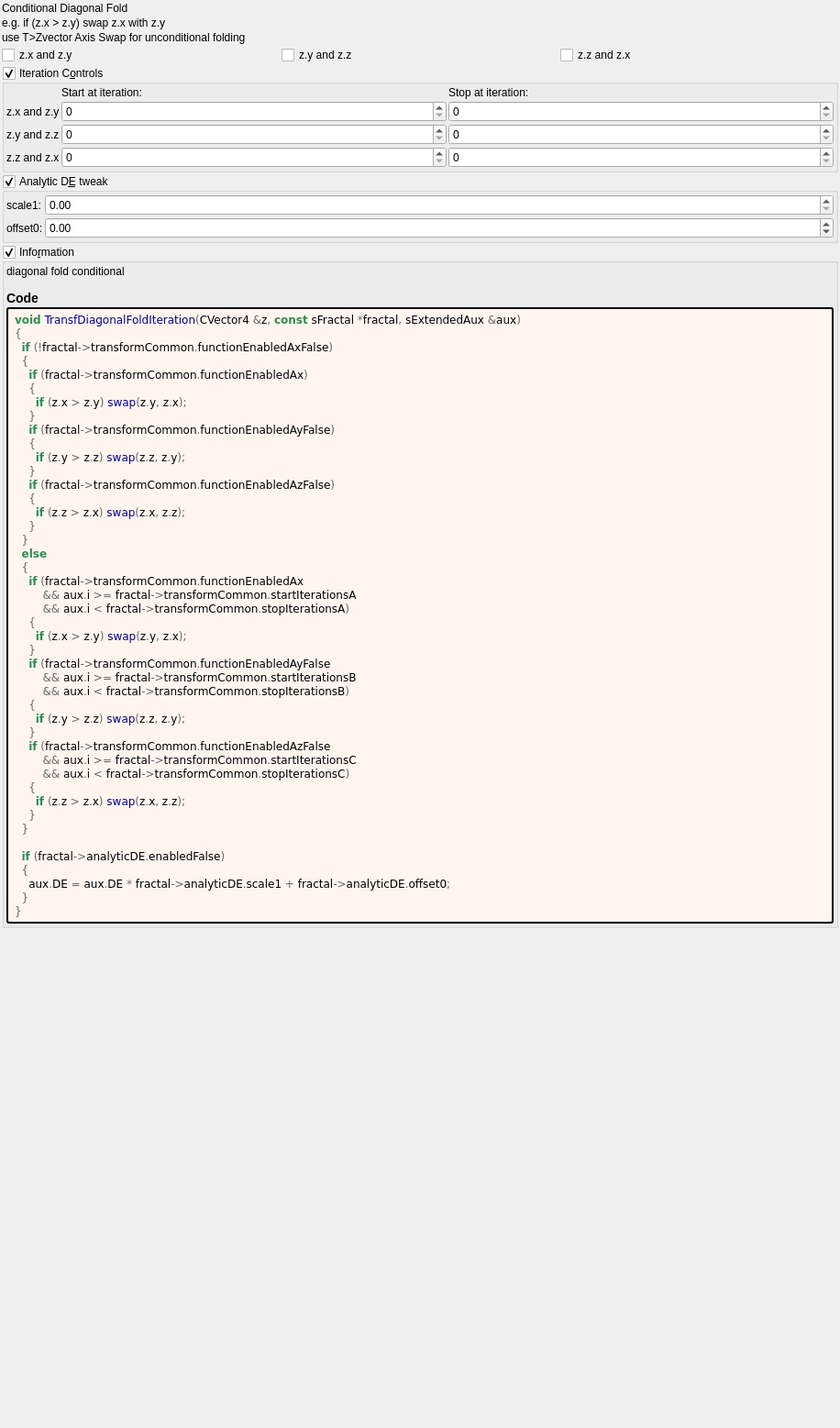
<?xml version="1.0" encoding="UTF-8"?>
<ui version="4.0">
 <class>transf_diagonal_fold</class>
 <widget class="QWidget" name="Form">
  <property name="geometry">
   <rect>
    <x>0</x>
    <y>0</y>
    <width>916</width>
    <height>1557</height>
   </rect>
  </property>
  <property name="windowTitle">
   <string notr="true">transf_diagonal_fold</string>
  </property>
  <layout class="QVBoxLayout" name="verticalLayout">
   <property name="spacing">
    <number>2</number>
   </property>
   <property name="leftMargin">
    <number>2</number>
   </property>
   <property name="topMargin">
    <number>2</number>
   </property>
   <property name="rightMargin">
    <number>2</number>
   </property>
   <property name="bottomMargin">
    <number>2</number>
   </property>
   <item>
    <layout class="QGridLayout" name="gridLayout_3" columnstretch="0">
     <item row="1" column="0">
      <widget class="QLabel" name="label_24">
       <property name="text">
        <string>Conditional Diagonal Fold</string>
       </property>
       <property name="wordWrap">
        <bool>true</bool>
       </property>
      </widget>
     </item>
     <item row="2" column="0">
      <widget class="QLabel" name="label_25">
       <property name="text">
        <string>e.g. if (z.x &gt; z.y) swap z.x with z.y</string>
       </property>
       <property name="wordWrap">
        <bool>true</bool>
       </property>
      </widget>
     </item>
     <item row="3" column="0">
      <widget class="QLabel" name="label_26">
       <property name="text">
        <string>use T&gt;Zvector Axis Swap for unconditional folding</string>
       </property>
       <property name="wordWrap">
        <bool>true</bool>
       </property>
      </widget>
     </item>
    </layout>
   </item>
   <item>
    <layout class="QGridLayout" name="gridLayout_2" columnstretch="0,0,0">
     <property name="spacing">
      <number>2</number>
     </property>
     <item row="0" column="2">
      <widget class="MyCheckBox" name="checkBox_transf_function_enabledAz_false">
       <property name="text">
        <string notr="true">z.z and z.x</string>
       </property>
      </widget>
     </item>
     <item row="0" column="1">
      <widget class="MyCheckBox" name="checkBox_transf_function_enabledAy_false">
       <property name="text">
        <string notr="true">z.y and z.z</string>
       </property>
      </widget>
     </item>
     <item row="0" column="0">
      <widget class="MyCheckBox" name="checkBox_transf_function_enabledAx">
       <property name="text">
        <string notr="true">z.x and z.y</string>
       </property>
      </widget>
     </item>
    </layout>
   </item>
   <item>
    <widget class="MyGroupBox" name="groupCheck_transf_function_enabledAx_false">
     <property name="title">
      <string>Iteration C&amp;ontrols</string>
     </property>
     <property name="checkable">
      <bool>true</bool>
     </property>
     <layout class="QVBoxLayout" name="verticalLayout_13" stretch="0">
      <property name="spacing">
       <number>2</number>
      </property>
      <property name="leftMargin">
       <number>2</number>
      </property>
      <property name="topMargin">
       <number>2</number>
      </property>
      <property name="rightMargin">
       <number>2</number>
      </property>
      <property name="bottomMargin">
       <number>2</number>
      </property>
      <item>
       <layout class="QGridLayout" name="gridLayout_14" columnstretch="0,1,0,1">
        <item row="2" column="1">
         <widget class="MySpinBox" name="spinboxInt_transf_start_iterations_A">
          <property name="sizePolicy">
           <sizepolicy hsizetype="Minimum" vsizetype="Maximum">
            <horstretch>0</horstretch>
            <verstretch>0</verstretch>
           </sizepolicy>
          </property>
          <property name="maximum">
           <number>999</number>
          </property>
         </widget>
        </item>
        <item row="3" column="1">
         <widget class="MySpinBox" name="spinboxInt_transf_start_iterations_B">
          <property name="sizePolicy">
           <sizepolicy hsizetype="Minimum" vsizetype="Maximum">
            <horstretch>0</horstretch>
            <verstretch>0</verstretch>
           </sizepolicy>
          </property>
          <property name="maximum">
           <number>999</number>
          </property>
         </widget>
        </item>
        <item row="3" column="3">
         <widget class="MySpinBox" name="spinboxInt_transf_stop_iterations_B">
          <property name="sizePolicy">
           <sizepolicy hsizetype="Minimum" vsizetype="Maximum">
            <horstretch>0</horstretch>
            <verstretch>0</verstretch>
           </sizepolicy>
          </property>
          <property name="maximum">
           <number>999</number>
          </property>
         </widget>
        </item>
        <item row="2" column="3">
         <widget class="MySpinBox" name="spinboxInt_transf_stop_iterations_A">
          <property name="sizePolicy">
           <sizepolicy hsizetype="Minimum" vsizetype="Maximum">
            <horstretch>0</horstretch>
            <verstretch>0</verstretch>
           </sizepolicy>
          </property>
          <property name="maximum">
           <number>999</number>
          </property>
         </widget>
        </item>
        <item row="4" column="1">
         <widget class="MySpinBox" name="spinboxInt_transf_start_iterations_C">
          <property name="sizePolicy">
           <sizepolicy hsizetype="Minimum" vsizetype="Maximum">
            <horstretch>0</horstretch>
            <verstretch>0</verstretch>
           </sizepolicy>
          </property>
          <property name="maximum">
           <number>999</number>
          </property>
         </widget>
        </item>
        <item row="4" column="3">
         <widget class="MySpinBox" name="spinboxInt_transf_stop_iterations_C">
          <property name="sizePolicy">
           <sizepolicy hsizetype="Minimum" vsizetype="Maximum">
            <horstretch>0</horstretch>
            <verstretch>0</verstretch>
           </sizepolicy>
          </property>
          <property name="maximum">
           <number>999</number>
          </property>
         </widget>
        </item>
        <item row="0" column="3">
         <widget class="QLabel" name="label_49">
          <property name="text">
           <string>Stop at iteration:</string>
          </property>
         </widget>
        </item>
        <item row="0" column="1">
         <widget class="QLabel" name="label_67">
          <property name="text">
           <string>Start at iteration:</string>
          </property>
         </widget>
        </item>
        <item row="2" column="0">
         <widget class="QLabel" name="label_14">
          <property name="text">
           <string notr="true">z.x and z.y</string>
          </property>
         </widget>
        </item>
        <item row="3" column="0">
         <widget class="QLabel" name="label_20">
          <property name="text">
           <string notr="true">z.y and z.z</string>
          </property>
         </widget>
        </item>
        <item row="4" column="0">
         <widget class="QLabel" name="label_21">
          <property name="text">
           <string notr="true">z.z and z.x</string>
          </property>
         </widget>
        </item>
       </layout>
      </item>
     </layout>
    </widget>
   </item>
   <item>
    <widget class="MyGroupBox" name="groupCheck_analyticDE_enabled_false">
     <property name="title">
      <string>Analytic D&amp;E tweak</string>
     </property>
     <property name="checkable">
      <bool>true</bool>
     </property>
     <layout class="QVBoxLayout" name="verticalLayout_12" stretch="0">
      <property name="spacing">
       <number>2</number>
      </property>
      <property name="leftMargin">
       <number>2</number>
      </property>
      <property name="topMargin">
       <number>2</number>
      </property>
      <property name="rightMargin">
       <number>2</number>
      </property>
      <property name="bottomMargin">
       <number>2</number>
      </property>
      <item>
       <layout class="QGridLayout" name="gridLayout_28" columnstretch="0,0,2">
        <property name="spacing">
         <number>2</number>
        </property>
        <item row="0" column="1">
         <widget class="QLabel" name="label_179">
          <property name="text">
           <string>scale1:</string>
          </property>
         </widget>
        </item>
        <item row="1" column="1">
         <widget class="QLabel" name="label_178">
          <property name="text">
           <string>offset0:</string>
          </property>
         </widget>
        </item>
        <item row="1" column="2">
         <widget class="MyDoubleSpinBox" name="spinbox_analyticDE_offset_0">
          <property name="sizePolicy">
           <sizepolicy hsizetype="Minimum" vsizetype="Maximum">
            <horstretch>0</horstretch>
            <verstretch>0</verstretch>
           </sizepolicy>
          </property>
          <property name="prefix">
           <string/>
          </property>
          <property name="suffix">
           <string/>
          </property>
          <property name="decimals">
           <number>2</number>
          </property>
          <property name="minimum">
           <double>-99.989999999999995</double>
          </property>
          <property name="maximum">
           <double>99.989999999999995</double>
          </property>
          <property name="singleStep">
           <double>0.100000000000000</double>
          </property>
         </widget>
        </item>
        <item row="0" column="2">
         <widget class="MyDoubleSpinBox" name="spinbox_analyticDE_scale_1">
          <property name="sizePolicy">
           <sizepolicy hsizetype="Minimum" vsizetype="Maximum">
            <horstretch>0</horstretch>
            <verstretch>0</verstretch>
           </sizepolicy>
          </property>
          <property name="prefix">
           <string/>
          </property>
          <property name="suffix">
           <string/>
          </property>
          <property name="decimals">
           <number>2</number>
          </property>
          <property name="minimum">
           <double>0.000000000000000</double>
          </property>
          <property name="maximum">
           <double>99.989999999999995</double>
          </property>
          <property name="singleStep">
           <double>0.100000000000000</double>
          </property>
         </widget>
        </item>
       </layout>
      </item>
     </layout>
    </widget>
   </item>
   <item>
    <widget class="MyGroupBox" name="groupCheck_info">
     <property name="title">
      <string>Info&amp;rmation</string>
     </property>
     <property name="flat">
      <bool>false</bool>
     </property>
     <property name="checkable">
      <bool>true</bool>
     </property>
     <layout class="QVBoxLayout" name="verticalLayout_2">
      <property name="spacing">
       <number>2</number>
      </property>
      <property name="leftMargin">
       <number>2</number>
      </property>
      <property name="topMargin">
       <number>2</number>
      </property>
      <property name="rightMargin">
       <number>2</number>
      </property>
      <property name="bottomMargin">
       <number>2</number>
      </property>
      <item>
       <widget class="QLabel" name="label_information_general">
        <property name="text">
         <string notr="true">&lt;p&gt;diagonal fold conditional&lt;/p&gt;&lt;table&gt;
&lt;/table&gt;
&lt;h3&gt;Code&lt;/h3&gt;</string>
        </property>
        <property name="wordWrap">
         <bool>true</bool>
        </property>
        <property name="openExternalLinks">
         <bool>true</bool>
        </property>
        <property name="textInteractionFlags">
         <set>Qt::LinksAccessibleByMouse|Qt::TextSelectableByMouse</set>
        </property>
       </widget>
      </item>
      <item>
       <widget class="QLabel" name="label_code_content">
        <property name="styleSheet">
         <string notr="true">border-style: outset; border-width: 2px; border-radius: 3px; border-color: black; background-color: #fff5ee; padding: 4px;</string>
        </property>
        <property name="text">
         <string notr="true">&lt;body style=&quot;background-color:#fff5ee&quot;&gt;
&lt;pre style=&quot;color:#000000; background-color:#fff5ee;  font-family:'Courier New',monospace;&quot;&gt;&lt;span style=&quot;color:#2e8b57; font-weight:bold&quot;&gt;void&lt;/span&gt; &lt;span style=&quot;color:#00008f&quot;&gt;TransfDiagonalFoldIteration&lt;/span&gt;&lt;span style=&quot;color:#676767&quot;&gt;(&lt;/span&gt;CVector4 &lt;span style=&quot;color:#676767&quot;&gt;&amp;amp;&lt;/span&gt;z&lt;span style=&quot;color:#676767&quot;&gt;,&lt;/span&gt; &lt;span style=&quot;color:#2e8b57; font-weight:bold&quot;&gt;const&lt;/span&gt; sFractal &lt;span style=&quot;color:#676767&quot;&gt;*&lt;/span&gt;fractal&lt;span style=&quot;color:#676767&quot;&gt;,&lt;/span&gt; sExtendedAux &lt;span style=&quot;color:#676767&quot;&gt;&amp;amp;&lt;/span&gt;aux&lt;span style=&quot;color:#676767&quot;&gt;)&lt;/span&gt;
&lt;span style=&quot;color:#676767&quot;&gt;{&lt;/span&gt;
  &lt;span style=&quot;color:#2e8b57; font-weight:bold&quot;&gt;if&lt;/span&gt; &lt;span style=&quot;color:#676767&quot;&gt;(!&lt;/span&gt;fractal&lt;span style=&quot;color:#676767&quot;&gt;-&amp;gt;&lt;/span&gt;transformCommon&lt;span style=&quot;color:#676767&quot;&gt;.&lt;/span&gt;functionEnabledAxFalse&lt;span style=&quot;color:#676767&quot;&gt;)&lt;/span&gt;
  &lt;span style=&quot;color:#676767&quot;&gt;{&lt;/span&gt;
    &lt;span style=&quot;color:#2e8b57; font-weight:bold&quot;&gt;if&lt;/span&gt; &lt;span style=&quot;color:#676767&quot;&gt;(&lt;/span&gt;fractal&lt;span style=&quot;color:#676767&quot;&gt;-&amp;gt;&lt;/span&gt;transformCommon&lt;span style=&quot;color:#676767&quot;&gt;.&lt;/span&gt;functionEnabledAx&lt;span style=&quot;color:#676767&quot;&gt;)&lt;/span&gt;
    &lt;span style=&quot;color:#676767&quot;&gt;{&lt;/span&gt;
      &lt;span style=&quot;color:#2e8b57; font-weight:bold&quot;&gt;if&lt;/span&gt; &lt;span style=&quot;color:#676767&quot;&gt;(&lt;/span&gt;z&lt;span style=&quot;color:#676767&quot;&gt;.&lt;/span&gt;x &lt;span style=&quot;color:#676767&quot;&gt;&amp;gt;&lt;/span&gt; z&lt;span style=&quot;color:#676767&quot;&gt;.&lt;/span&gt;y&lt;span style=&quot;color:#676767&quot;&gt;)&lt;/span&gt; &lt;span style=&quot;color:#00008f&quot;&gt;swap&lt;/span&gt;&lt;span style=&quot;color:#676767&quot;&gt;(&lt;/span&gt;z&lt;span style=&quot;color:#676767&quot;&gt;.&lt;/span&gt;y&lt;span style=&quot;color:#676767&quot;&gt;,&lt;/span&gt; z&lt;span style=&quot;color:#676767&quot;&gt;.&lt;/span&gt;x&lt;span style=&quot;color:#676767&quot;&gt;);&lt;/span&gt;
    &lt;span style=&quot;color:#676767&quot;&gt;}&lt;/span&gt;
    &lt;span style=&quot;color:#2e8b57; font-weight:bold&quot;&gt;if&lt;/span&gt; &lt;span style=&quot;color:#676767&quot;&gt;(&lt;/span&gt;fractal&lt;span style=&quot;color:#676767&quot;&gt;-&amp;gt;&lt;/span&gt;transformCommon&lt;span style=&quot;color:#676767&quot;&gt;.&lt;/span&gt;functionEnabledAyFalse&lt;span style=&quot;color:#676767&quot;&gt;)&lt;/span&gt;
    &lt;span style=&quot;color:#676767&quot;&gt;{&lt;/span&gt;
      &lt;span style=&quot;color:#2e8b57; font-weight:bold&quot;&gt;if&lt;/span&gt; &lt;span style=&quot;color:#676767&quot;&gt;(&lt;/span&gt;z&lt;span style=&quot;color:#676767&quot;&gt;.&lt;/span&gt;y &lt;span style=&quot;color:#676767&quot;&gt;&amp;gt;&lt;/span&gt; z&lt;span style=&quot;color:#676767&quot;&gt;.&lt;/span&gt;z&lt;span style=&quot;color:#676767&quot;&gt;)&lt;/span&gt; &lt;span style=&quot;color:#00008f&quot;&gt;swap&lt;/span&gt;&lt;span style=&quot;color:#676767&quot;&gt;(&lt;/span&gt;z&lt;span style=&quot;color:#676767&quot;&gt;.&lt;/span&gt;z&lt;span style=&quot;color:#676767&quot;&gt;,&lt;/span&gt; z&lt;span style=&quot;color:#676767&quot;&gt;.&lt;/span&gt;y&lt;span style=&quot;color:#676767&quot;&gt;);&lt;/span&gt;
    &lt;span style=&quot;color:#676767&quot;&gt;}&lt;/span&gt;
    &lt;span style=&quot;color:#2e8b57; font-weight:bold&quot;&gt;if&lt;/span&gt; &lt;span style=&quot;color:#676767&quot;&gt;(&lt;/span&gt;fractal&lt;span style=&quot;color:#676767&quot;&gt;-&amp;gt;&lt;/span&gt;transformCommon&lt;span style=&quot;color:#676767&quot;&gt;.&lt;/span&gt;functionEnabledAzFalse&lt;span style=&quot;color:#676767&quot;&gt;)&lt;/span&gt;
    &lt;span style=&quot;color:#676767&quot;&gt;{&lt;/span&gt;
      &lt;span style=&quot;color:#2e8b57; font-weight:bold&quot;&gt;if&lt;/span&gt; &lt;span style=&quot;color:#676767&quot;&gt;(&lt;/span&gt;z&lt;span style=&quot;color:#676767&quot;&gt;.&lt;/span&gt;z &lt;span style=&quot;color:#676767&quot;&gt;&amp;gt;&lt;/span&gt; z&lt;span style=&quot;color:#676767&quot;&gt;.&lt;/span&gt;x&lt;span style=&quot;color:#676767&quot;&gt;)&lt;/span&gt; &lt;span style=&quot;color:#00008f&quot;&gt;swap&lt;/span&gt;&lt;span style=&quot;color:#676767&quot;&gt;(&lt;/span&gt;z&lt;span style=&quot;color:#676767&quot;&gt;.&lt;/span&gt;x&lt;span style=&quot;color:#676767&quot;&gt;,&lt;/span&gt; z&lt;span style=&quot;color:#676767&quot;&gt;.&lt;/span&gt;z&lt;span style=&quot;color:#676767&quot;&gt;);&lt;/span&gt;
    &lt;span style=&quot;color:#676767&quot;&gt;}&lt;/span&gt;
  &lt;span style=&quot;color:#676767&quot;&gt;}&lt;/span&gt;
  &lt;span style=&quot;color:#2e8b57; font-weight:bold&quot;&gt;else&lt;/span&gt;
  &lt;span style=&quot;color:#676767&quot;&gt;{&lt;/span&gt;
    &lt;span style=&quot;color:#2e8b57; font-weight:bold&quot;&gt;if&lt;/span&gt; &lt;span style=&quot;color:#676767&quot;&gt;(&lt;/span&gt;fractal&lt;span style=&quot;color:#676767&quot;&gt;-&amp;gt;&lt;/span&gt;transformCommon&lt;span style=&quot;color:#676767&quot;&gt;.&lt;/span&gt;functionEnabledAx
        &lt;span style=&quot;color:#676767&quot;&gt;&amp;amp;&amp;amp;&lt;/span&gt; aux&lt;span style=&quot;color:#676767&quot;&gt;.&lt;/span&gt;i &lt;span style=&quot;color:#676767&quot;&gt;&amp;gt;=&lt;/span&gt; fractal&lt;span style=&quot;color:#676767&quot;&gt;-&amp;gt;&lt;/span&gt;transformCommon&lt;span style=&quot;color:#676767&quot;&gt;.&lt;/span&gt;startIterationsA
        &lt;span style=&quot;color:#676767&quot;&gt;&amp;amp;&amp;amp;&lt;/span&gt; aux&lt;span style=&quot;color:#676767&quot;&gt;.&lt;/span&gt;i &lt;span style=&quot;color:#676767&quot;&gt;&amp;lt;&lt;/span&gt; fractal&lt;span style=&quot;color:#676767&quot;&gt;-&amp;gt;&lt;/span&gt;transformCommon&lt;span style=&quot;color:#676767&quot;&gt;.&lt;/span&gt;stopIterationsA&lt;span style=&quot;color:#676767&quot;&gt;)&lt;/span&gt;
    &lt;span style=&quot;color:#676767&quot;&gt;{&lt;/span&gt;
      &lt;span style=&quot;color:#2e8b57; font-weight:bold&quot;&gt;if&lt;/span&gt; &lt;span style=&quot;color:#676767&quot;&gt;(&lt;/span&gt;z&lt;span style=&quot;color:#676767&quot;&gt;.&lt;/span&gt;x &lt;span style=&quot;color:#676767&quot;&gt;&amp;gt;&lt;/span&gt; z&lt;span style=&quot;color:#676767&quot;&gt;.&lt;/span&gt;y&lt;span style=&quot;color:#676767&quot;&gt;)&lt;/span&gt; &lt;span style=&quot;color:#00008f&quot;&gt;swap&lt;/span&gt;&lt;span style=&quot;color:#676767&quot;&gt;(&lt;/span&gt;z&lt;span style=&quot;color:#676767&quot;&gt;.&lt;/span&gt;y&lt;span style=&quot;color:#676767&quot;&gt;,&lt;/span&gt; z&lt;span style=&quot;color:#676767&quot;&gt;.&lt;/span&gt;x&lt;span style=&quot;color:#676767&quot;&gt;);&lt;/span&gt;
    &lt;span style=&quot;color:#676767&quot;&gt;}&lt;/span&gt;
    &lt;span style=&quot;color:#2e8b57; font-weight:bold&quot;&gt;if&lt;/span&gt; &lt;span style=&quot;color:#676767&quot;&gt;(&lt;/span&gt;fractal&lt;span style=&quot;color:#676767&quot;&gt;-&amp;gt;&lt;/span&gt;transformCommon&lt;span style=&quot;color:#676767&quot;&gt;.&lt;/span&gt;functionEnabledAyFalse
        &lt;span style=&quot;color:#676767&quot;&gt;&amp;amp;&amp;amp;&lt;/span&gt; aux&lt;span style=&quot;color:#676767&quot;&gt;.&lt;/span&gt;i &lt;span style=&quot;color:#676767&quot;&gt;&amp;gt;=&lt;/span&gt; fractal&lt;span style=&quot;color:#676767&quot;&gt;-&amp;gt;&lt;/span&gt;transformCommon&lt;span style=&quot;color:#676767&quot;&gt;.&lt;/span&gt;startIterationsB
        &lt;span style=&quot;color:#676767&quot;&gt;&amp;amp;&amp;amp;&lt;/span&gt; aux&lt;span style=&quot;color:#676767&quot;&gt;.&lt;/span&gt;i &lt;span style=&quot;color:#676767&quot;&gt;&amp;lt;&lt;/span&gt; fractal&lt;span style=&quot;color:#676767&quot;&gt;-&amp;gt;&lt;/span&gt;transformCommon&lt;span style=&quot;color:#676767&quot;&gt;.&lt;/span&gt;stopIterationsB&lt;span style=&quot;color:#676767&quot;&gt;)&lt;/span&gt;
    &lt;span style=&quot;color:#676767&quot;&gt;{&lt;/span&gt;
      &lt;span style=&quot;color:#2e8b57; font-weight:bold&quot;&gt;if&lt;/span&gt; &lt;span style=&quot;color:#676767&quot;&gt;(&lt;/span&gt;z&lt;span style=&quot;color:#676767&quot;&gt;.&lt;/span&gt;y &lt;span style=&quot;color:#676767&quot;&gt;&amp;gt;&lt;/span&gt; z&lt;span style=&quot;color:#676767&quot;&gt;.&lt;/span&gt;z&lt;span style=&quot;color:#676767&quot;&gt;)&lt;/span&gt; &lt;span style=&quot;color:#00008f&quot;&gt;swap&lt;/span&gt;&lt;span style=&quot;color:#676767&quot;&gt;(&lt;/span&gt;z&lt;span style=&quot;color:#676767&quot;&gt;.&lt;/span&gt;z&lt;span style=&quot;color:#676767&quot;&gt;,&lt;/span&gt; z&lt;span style=&quot;color:#676767&quot;&gt;.&lt;/span&gt;y&lt;span style=&quot;color:#676767&quot;&gt;);&lt;/span&gt;
    &lt;span style=&quot;color:#676767&quot;&gt;}&lt;/span&gt;
    &lt;span style=&quot;color:#2e8b57; font-weight:bold&quot;&gt;if&lt;/span&gt; &lt;span style=&quot;color:#676767&quot;&gt;(&lt;/span&gt;fractal&lt;span style=&quot;color:#676767&quot;&gt;-&amp;gt;&lt;/span&gt;transformCommon&lt;span style=&quot;color:#676767&quot;&gt;.&lt;/span&gt;functionEnabledAzFalse
        &lt;span style=&quot;color:#676767&quot;&gt;&amp;amp;&amp;amp;&lt;/span&gt; aux&lt;span style=&quot;color:#676767&quot;&gt;.&lt;/span&gt;i &lt;span style=&quot;color:#676767&quot;&gt;&amp;gt;=&lt;/span&gt; fractal&lt;span style=&quot;color:#676767&quot;&gt;-&amp;gt;&lt;/span&gt;transformCommon&lt;span style=&quot;color:#676767&quot;&gt;.&lt;/span&gt;startIterationsC
        &lt;span style=&quot;color:#676767&quot;&gt;&amp;amp;&amp;amp;&lt;/span&gt; aux&lt;span style=&quot;color:#676767&quot;&gt;.&lt;/span&gt;i &lt;span style=&quot;color:#676767&quot;&gt;&amp;lt;&lt;/span&gt; fractal&lt;span style=&quot;color:#676767&quot;&gt;-&amp;gt;&lt;/span&gt;transformCommon&lt;span style=&quot;color:#676767&quot;&gt;.&lt;/span&gt;stopIterationsC&lt;span style=&quot;color:#676767&quot;&gt;)&lt;/span&gt;
    &lt;span style=&quot;color:#676767&quot;&gt;{&lt;/span&gt;
      &lt;span style=&quot;color:#2e8b57; font-weight:bold&quot;&gt;if&lt;/span&gt; &lt;span style=&quot;color:#676767&quot;&gt;(&lt;/span&gt;z&lt;span style=&quot;color:#676767&quot;&gt;.&lt;/span&gt;z &lt;span style=&quot;color:#676767&quot;&gt;&amp;gt;&lt;/span&gt; z&lt;span style=&quot;color:#676767&quot;&gt;.&lt;/span&gt;x&lt;span style=&quot;color:#676767&quot;&gt;)&lt;/span&gt; &lt;span style=&quot;color:#00008f&quot;&gt;swap&lt;/span&gt;&lt;span style=&quot;color:#676767&quot;&gt;(&lt;/span&gt;z&lt;span style=&quot;color:#676767&quot;&gt;.&lt;/span&gt;x&lt;span style=&quot;color:#676767&quot;&gt;,&lt;/span&gt; z&lt;span style=&quot;color:#676767&quot;&gt;.&lt;/span&gt;z&lt;span style=&quot;color:#676767&quot;&gt;);&lt;/span&gt;
    &lt;span style=&quot;color:#676767&quot;&gt;}&lt;/span&gt;
  &lt;span style=&quot;color:#676767&quot;&gt;}&lt;/span&gt;

  &lt;span style=&quot;color:#2e8b57; font-weight:bold&quot;&gt;if&lt;/span&gt; &lt;span style=&quot;color:#676767&quot;&gt;(&lt;/span&gt;fractal&lt;span style=&quot;color:#676767&quot;&gt;-&amp;gt;&lt;/span&gt;analyticDE&lt;span style=&quot;color:#676767&quot;&gt;.&lt;/span&gt;enabledFalse&lt;span style=&quot;color:#676767&quot;&gt;)&lt;/span&gt;
  &lt;span style=&quot;color:#676767&quot;&gt;{&lt;/span&gt;
    aux&lt;span style=&quot;color:#676767&quot;&gt;.&lt;/span&gt;DE &lt;span style=&quot;color:#676767&quot;&gt;=&lt;/span&gt; aux&lt;span style=&quot;color:#676767&quot;&gt;.&lt;/span&gt;DE &lt;span style=&quot;color:#676767&quot;&gt;*&lt;/span&gt; fractal&lt;span style=&quot;color:#676767&quot;&gt;-&amp;gt;&lt;/span&gt;analyticDE&lt;span style=&quot;color:#676767&quot;&gt;.&lt;/span&gt;scale1 &lt;span style=&quot;color:#676767&quot;&gt;+&lt;/span&gt; fractal&lt;span style=&quot;color:#676767&quot;&gt;-&amp;gt;&lt;/span&gt;analyticDE&lt;span style=&quot;color:#676767&quot;&gt;.&lt;/span&gt;offset0&lt;span style=&quot;color:#676767&quot;&gt;;&lt;/span&gt;
  &lt;span style=&quot;color:#676767&quot;&gt;}&lt;/span&gt;
&lt;span style=&quot;color:#676767&quot;&gt;}&lt;/span&gt;
&lt;/pre&gt;
&lt;/body&gt;</string>
        </property>
        <property name="wordWrap">
         <bool>true</bool>
        </property>
        <property name="openExternalLinks">
         <bool>true</bool>
        </property>
        <property name="textInteractionFlags">
         <set>Qt::LinksAccessibleByMouse|Qt::TextSelectableByMouse</set>
        </property>
       </widget>
      </item>
     </layout>
    </widget>
   </item>
   <item>
    <spacer name="verticalSpacer">
     <property name="orientation">
      <enum>Qt::Vertical</enum>
     </property>
     <property name="sizeHint" stdset="0">
      <size>
       <width>20</width>
       <height>40</height>
      </size>
     </property>
    </spacer>
   </item>
  </layout>
 </widget>
 <customwidgets>
  <customwidget>
   <class>MyGroupBox</class>
   <extends>QGroupBox</extends>
   <header>my_group_box.h</header>
   <container>1</container>
  </customwidget>
  <customwidget>
   <class>MyCheckBox</class>
   <extends>QCheckBox</extends>
   <header>my_check_box.h</header>
  </customwidget>
  <customwidget>
   <class>MyDoubleSpinBox</class>
   <extends>QDoubleSpinBox</extends>
   <header>my_double_spin_box.h</header>
  </customwidget>
  <customwidget>
   <class>MySpinBox</class>
   <extends>QSpinBox</extends>
   <header>my_spin_box.h</header>
  </customwidget>
 </customwidgets>
 <tabstops>
  <tabstop>groupCheck_info</tabstop>
 </tabstops>
 <resources/>
 <connections>
  <connection>
   <sender>checkBox_transf_function_enabledAx</sender>
   <signal>toggled(bool)</signal>
   <receiver>spinboxInt_transf_stop_iterations_A</receiver>
   <slot>setEnabled(bool)</slot>
   <hints>
    <hint type="sourcelabel">
     <x>14</x>
     <y>80</y>
    </hint>
    <hint type="destinationlabel">
     <x>614</x>
     <y>162</y>
    </hint>
   </hints>
  </connection>
  <connection>
   <sender>checkBox_transf_function_enabledAx</sender>
   <signal>toggled(bool)</signal>
   <receiver>spinboxInt_transf_start_iterations_A</receiver>
   <slot>setEnabled(bool)</slot>
   <hints>
    <hint type="sourcelabel">
     <x>140</x>
     <y>79</y>
    </hint>
    <hint type="destinationlabel">
     <x>340</x>
     <y>163</y>
    </hint>
   </hints>
  </connection>
  <connection>
   <sender>checkBox_transf_function_enabledAy_false</sender>
   <signal>toggled(bool)</signal>
   <receiver>spinboxInt_transf_start_iterations_B</receiver>
   <slot>setEnabled(bool)</slot>
   <hints>
    <hint type="sourcelabel">
     <x>313</x>
     <y>84</y>
    </hint>
    <hint type="destinationlabel">
     <x>249</x>
     <y>200</y>
    </hint>
   </hints>
  </connection>
  <connection>
   <sender>checkBox_transf_function_enabledAy_false</sender>
   <signal>toggled(bool)</signal>
   <receiver>spinboxInt_transf_stop_iterations_B</receiver>
   <slot>setEnabled(bool)</slot>
   <hints>
    <hint type="sourcelabel">
     <x>319</x>
     <y>79</y>
    </hint>
    <hint type="destinationlabel">
     <x>617</x>
     <y>193</y>
    </hint>
   </hints>
  </connection>
  <connection>
   <sender>checkBox_transf_function_enabledAz_false</sender>
   <signal>toggled(bool)</signal>
   <receiver>spinboxInt_transf_start_iterations_C</receiver>
   <slot>setEnabled(bool)</slot>
   <hints>
    <hint type="sourcelabel">
     <x>618</x>
     <y>80</y>
    </hint>
    <hint type="destinationlabel">
     <x>209</x>
     <y>217</y>
    </hint>
   </hints>
  </connection>
  <connection>
   <sender>checkBox_transf_function_enabledAz_false</sender>
   <signal>toggled(bool)</signal>
   <receiver>spinboxInt_transf_stop_iterations_C</receiver>
   <slot>setEnabled(bool)</slot>
   <hints>
    <hint type="sourcelabel">
     <x>623</x>
     <y>84</y>
    </hint>
    <hint type="destinationlabel">
     <x>757</x>
     <y>221</y>
    </hint>
   </hints>
  </connection>
 </connections>
</ui>
